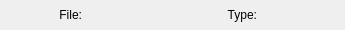
<?xml version="1.0" encoding="UTF-8"?>
<ui version="4.0">
 <class>Form</class>
 <widget class="QWidget" name="Form">
  <property name="geometry">
   <rect>
    <x>0</x>
    <y>0</y>
    <width>345</width>
    <height>30</height>
   </rect>
  </property>
  <property name="windowTitle">
   <string>Form</string>
  </property>
  <layout class="QHBoxLayout" name="horizontalLayout">
   <property name="leftMargin">
    <number>0</number>
   </property>
   <property name="topMargin">
    <number>0</number>
   </property>
   <property name="rightMargin">
    <number>0</number>
   </property>
   <property name="bottomMargin">
    <number>0</number>
   </property>
   <item>
    <widget class="QLabel" name="label">
     <property name="text">
      <string>File:</string>
     </property>
     <property name="alignment">
      <set>Qt::AlignRight|Qt::AlignTrailing|Qt::AlignVCenter</set>
     </property>
    </widget>
   </item>
   <item>
    <widget class="QLabel" name="label_file">
     <property name="text">
      <string/>
     </property>
    </widget>
   </item>
   <item>
    <widget class="QLabel" name="label_2">
     <property name="text">
      <string>Type:</string>
     </property>
     <property name="alignment">
      <set>Qt::AlignRight|Qt::AlignTrailing|Qt::AlignVCenter</set>
     </property>
    </widget>
   </item>
   <item>
    <widget class="QLabel" name="label_type">
     <property name="text">
      <string/>
     </property>
    </widget>
   </item>
  </layout>
 </widget>
 <resources/>
 <connections/>
</ui>
